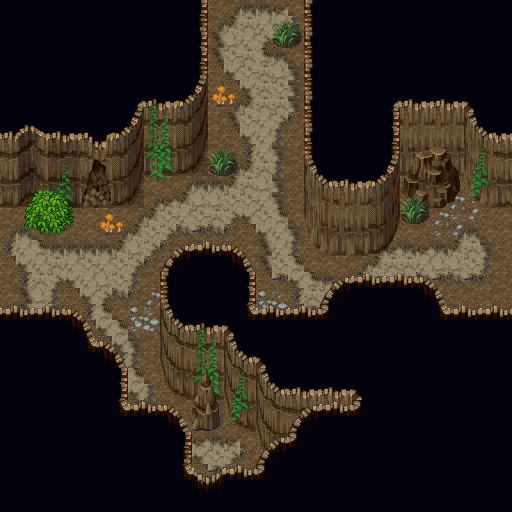

A 2D game scene composited from a Tiled map and its tileset images. What follows is a short description and the map's XML, with each tile layer's data collapsed to a summary:
An orthogonal 32x32 tile map with 16x16 px tiles, 9 tile layers (Ground, Dirt, Side walls, Rock walls, ...), 7 tilesets and 67 objects.

<map version="1.4" tiledversion="1.4.3" orientation="orthogonal" renderorder="left-up" width="32" height="32" tilewidth="16" tileheight="16" infinite="0" nextlayerid="18" nextobjectid="85">
 <tileset firstgid="1" source="Tilesets/VS Dungeon Set 01/_Tiled_Hanzo-Dungeon01VS.tsx" />
 <tileset firstgid="1025" source="Tilesets/VS Dungeon Set 01/_Tiled_AT-A5-DungeonVX01-Ground.tsx" />
 <tileset firstgid="1033" source="Tilesets/VS Dungeon Set 01/_Tiled_AT-A2-DungeonVX01-GroundTiles.tsx" />
 <tileset firstgid="1177" source="Tilesets/VS Cliff Set 01/Tiled/Hanzo-CliffSet02VS-1.tsx" />
 <tileset firstgid="2201" source="Tilesets/VS Dungeon Set 02/Hanzo-Dungeon02VSb.tsx" />
 <tileset firstgid="3225" source="Tilesets/VS Ruins Town/Hanzo-RuinsTown01VScopy.tsx" />
 <tileset firstgid="4249" source="Tilesets/VS Cliff Set 02/Hanzo-CliffSet02VS-2.tsx" />
 <group id="3" name="Layer 1">
  <layer id="1" name="Ground" width="32" height="32">
   <data>[1024 cells, 1024 non-empty, 4 distinct tile ids]</data>
  </layer>
  <layer id="13" name="Dirt" width="32" height="32">
   <data>[1024 cells, 238 non-empty, 24 distinct tile ids]</data>
  </layer>
  <layer id="8" name="Side walls" width="32" height="32">
   <data>[1024 cells, 4 non-empty, 2 distinct tile ids]</data>
  </layer>
  <layer id="9" name="Rock walls" width="32" height="32">
   <data>[1024 cells, 143 non-empty, 72 distinct tile ids]</data>
  </layer>
  <layer id="14" name="BackObstacles" width="32" height="32">
   <data>[1024 cells, 40 non-empty, 20 distinct tile ids]</data>
  </layer>
  <layer id="12" name="Obstacles" width="32" height="32">
   <data>[1024 cells, 56 non-empty, 48 distinct tile ids]</data>
  </layer>
  <layer id="15" name="FrontObstacles" width="32" height="32">
   <data>[1024 cells, 32 non-empty, 24 distinct tile ids]</data>
  </layer>
 </group>
 <group id="4" name="Layer 2">
  <layer id="11" name="Rock (void)" width="32" height="32">
   <data>[1024 cells, 474 non-empty, 4 distinct tile ids]</data>
  </layer>
  <layer id="7" name="Walls" width="32" height="32">
   <data>[1024 cells, 159 non-empty, 52 distinct tile ids]</data>
  </layer>
 </group>
 <group id="21" name="Ops">
  <objectgroup color="#ff0000" id="17" name="Collision Layer">
   <object id="1" x="112" y="368" width="16" height="80" />
   <object id="2" x="128" y="432" width="32" height="16" />
   <object id="5" x="144" y="496" width="128" height="16" />
   <object id="12" x="256" y="416" width="16" height="80" />
   <object id="13" x="192" y="416" width="64" height="16" />
   <object id="14" x="192" y="384" width="16" height="32" />
   <object id="16" x="160" y="384" width="32" height="16" />
   <object id="19" x="160" y="272" width="16" height="112" />
   <object id="20" x="176" y="272" width="80" height="16" />
   <object id="21" x="240" y="288" width="16" height="64" />
   <object id="22" x="256" y="336" width="80" height="16" />
   <object id="23" x="320" y="304" width="16" height="32" />
   <object id="24" x="336" y="304" width="112" height="16" />
   <object id="26" x="432" y="320" width="16" height="32" />
   <object id="27" x="448" y="336" width="64" height="16" />
   <object id="28" x="144" y="448" width="16" height="48" />
   <object id="29" x="0" y="336" width="64" height="16" />
   <object id="30" x="48" y="352" width="16" height="32" />
   <object id="31" x="64" y="368" width="48" height="16" />
   <object id="32" x="32" y="208" width="32" height="16" />
   <object id="33" x="0" y="192" width="144" height="16" />
   <object id="34" x="128" y="160" width="16" height="32" />
   <object id="35" x="144" y="160" width="64" height="16" />
   <object id="36" x="192" y="0" width="16" height="160" />
   <object id="37" x="304" y="0" width="16" height="256" />
   <object id="38" x="320" y="240" width="80" height="16" />
   <object id="39" x="384" y="192" width="16" height="48" />
   <object id="40" x="400" y="192" width="112" height="16" />
  </objectgroup>
  <objectgroup color="#00ffff" id="19" name="Walkable Layer">
   <object id="42" x="0" y="208" width="32" height="128" />
   <object id="43" x="32" y="224" width="32" height="112" />
   <object id="44" x="64" y="208" width="96" height="160" />
   <object id="45" x="128" y="368" width="32" height="64" />
   <object id="46" x="160" y="400" width="32" height="96" />
   <object id="47" x="192" y="432" width="64" height="64" />
   <object id="48" x="144" y="176" width="160" height="32" />
   <object id="49" x="160" y="208" width="144" height="64" />
   <object id="50" x="256" y="272" width="64" height="64" />
   <object id="51" x="304" y="256" width="208" height="16" />
   <object id="52" x="400" y="208" width="112" height="48" />
   <object id="54" x="448" y="272" width="64" height="64" />
   <object id="55" x="320" y="272" width="128" height="32" />
   <object id="57" x="208" y="0" width="96" height="176" />
  </objectgroup>
  <objectgroup color="#aa00ff" id="24" name="Portal Layer">
   <object id="58" x="256" y="288" width="48" height="48" />
   <object id="59" x="464" y="208" width="48" height="48" />
   <object id="62" x="256" y="16" width="48" height="48" />
   <object id="63" x="256" y="48" width="48" height="48" />
   <object id="64" x="256" y="144" width="48" height="48" />
   <object id="65" x="16" y="288" width="48" height="48" />
   <object id="66" x="208" y="432" width="48" height="48" />
  </objectgroup>
  <objectgroup color="#dddd00" id="23" name="WS Layer">
   <object id="67" x="185.458" y="441.24">
    <point />
   </object>
   <object id="68" x="89.6171" y="331.085">
    <point />
   </object>
   <object id="69" x="409.5" y="232.133">
    <point />
   </object>
   <object id="70" x="329.218" y="280.053">
    <point />
   </object>
   <object id="71" x="249.559" y="251.426">
    <point />
   </object>
   <object id="72" x="216.575" y="232.756">
    <point />
   </object>
   <object id="73" x="201.016" y="230.889">
    <point />
   </object>
   <object id="74" x="182.968" y="232.756">
    <point />
   </object>
   <object id="75" x="151.229" y="184.835">
    <point />
   </object>
   <object id="76" x="216.575" y="135.67">
    <point />
   </object>
   <object id="77" x="281.921" y="121.357">
    <point />
   </object>
   <object id="78" x="215.33" y="57.2554">
    <point />
   </object>
   <object id="79" x="217.197" y="9.33512">
    <point />
   </object>
   <object id="80" x="9.95746" y="215.952">
    <point />
   </object>
   <object id="81" x="10.5798" y="284.41">
    <point />
   </object>
   <object id="82" x="138.16" y="263.873">
    <point />
   </object>
   <object id="83" x="488.538" y="294.99">
    <point />
   </object>
   <object id="84" x="457.421" y="291.878">
    <point />
   </object>
  </objectgroup>
 </group>
</map>
